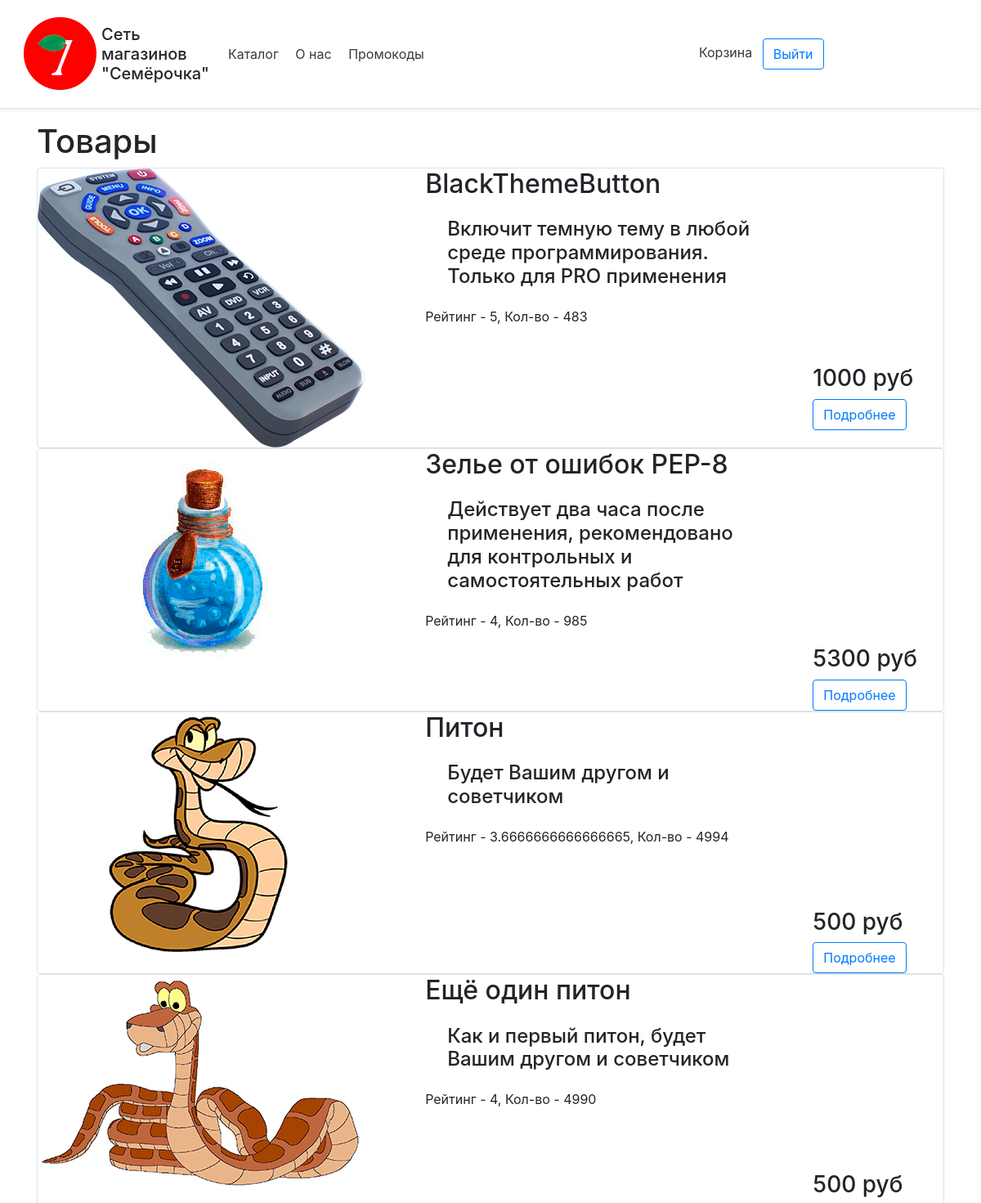
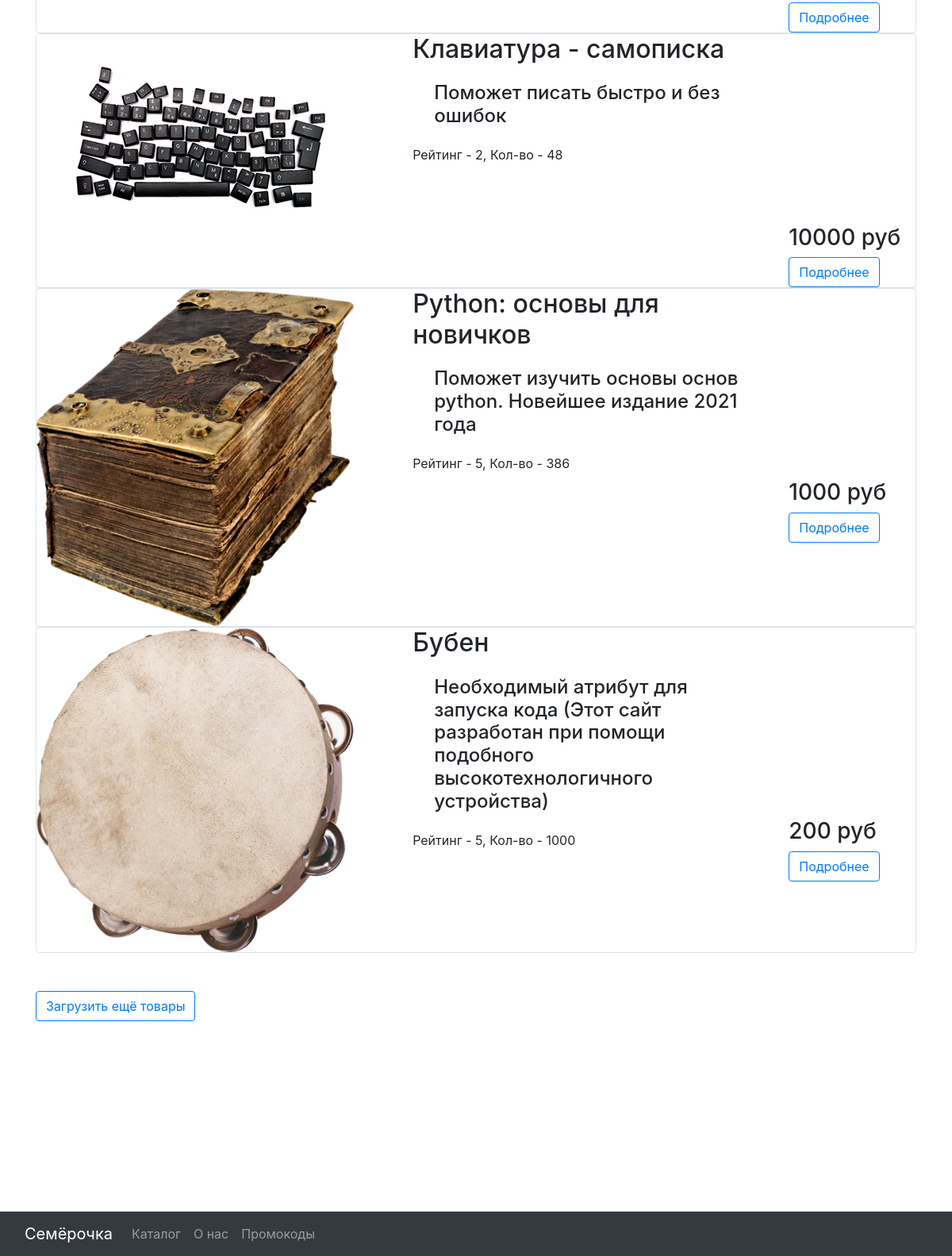
The app's page /catalog (signed in) with its own data (2 pictures, top to bottom).
### data/goods.py (models this page shows)
class Good(SqlAlchemyBase):
    __tablename__ = 'goods'
    id = sqlalchemy.Column(sqlalchemy.Integer,
                           primary_key=True, autoincrement=True)
    name = sqlalchemy.Column(sqlalchemy.String, nullable=True)
    price = sqlalchemy.Column(sqlalchemy.Integer)
    rating = sqlalchemy.Column(sqlalchemy.Float)
    count_rating = sqlalchemy.Column(sqlalchemy.Integer)
    amount = sqlalchemy.Column(sqlalchemy.Integer)
    picture = sqlalchemy.Column(sqlalchemy.String)
    about = sqlalchemy.Column(sqlalchemy.String)
    goodstobuy = orm.relation("Goodstobuy", back_populates='good')

### main.py (the view)
@app.route("/catalog")
def catalog():
    db_sess = db_session.create_session()
    goods = db_sess.query(Good).filter(Good.amount > 0)
    return render_template('catalog.html', goods=goods, title='Каталог', message="")

### data/db_session.py (called while the page is built)
def create_session() -> Session:
    global __factory
    return __factory()

### main.py (called while the page is built)
@login_manager.user_loader
def load_user(user_id):
    db_sess = db_session.create_session()
    return db_sess.query(User).get(user_id)

### templates/catalog.html (shortened to what this page needs)
{% extends "base.html" %}
{% block content %}
<h1>Товары</h1>
{% for item in goods%}
<div class="col-md6 border rounded">
    <div class="row">
        <div class="col-lg-5">
            <img src={{item.picture}} alt="здесь должна была быть картинка, но не нашлась">
        </div>
        <div class="col-lg-5">
            <h2>{{item.name}}</h2>
            <h4 id='main'>{{item.about}}</h4>
            <div>
                Рейтинг - {{item.rating}}, Кол-во - {{item.amount}}
            </div>
        </div>
        <div class="col-lg-2">
            <br> </br>
            <br> </br>
            <br> </br>
            <br> </br>
            <br> </br>
            <h3>{{item.price}} руб</h3>
            <a class="btn btn-outline-primary" href="{{'/catalog/' + item.name}}">Подробнее</a>
        </div>
    </div>
</div>
{% endfor %}
<br> </br>
<a class="btn btn-outline-primary" href="/catalog2">Загрузить ещё товары</a>
<br> </br>
<br> </br>
<br> </br>
{% endblock %}

### static/css/main.css (style rules this page uses)
#main { padding-bottom: 10px; padding-left: 15px; padding-right:10px; padding-top:10px; margin:12px }

### records on screen
Good: picture (picture), name "BlackThemeButton", about "Включит темную тему в любой среде программирования. Только для PRO применения", rating "5", amount "483", price "1000"
Good: picture (picture), name "Зелье от ошибок PEP-8", about "Действует два часа после применения, рекомендовано для контрольных и самостоятельных работ", rating "4", amount "985", price "5300"
Good: picture (picture), name "Питон", about "Будет Вашим другом и советчиком", rating "3.6666666666666665", amount "4994", price "500"
Good: picture (picture), name "Ещё один питон", about "Как и первый питон, будет Вашим другом и советчиком", rating "4", amount "4990", price "500"
Good: picture (picture), name "Клавиатура - самописка", about "Поможет писать быстро и без ошибок", rating "2", amount "48", price "10000"
Good: picture (picture), name "Python: основы для новичков", about "Поможет изучить основы основ python. Новейшее издание 2021 года", rating "5", amount "386", price "1000"
Good: picture (picture), name "Бубен", about "Необходимый атрибут для запуска кода (Этот сайт разработан при помощи подобного высокотехнологичного устройства)", rating "5", amount "1000", price "200"
